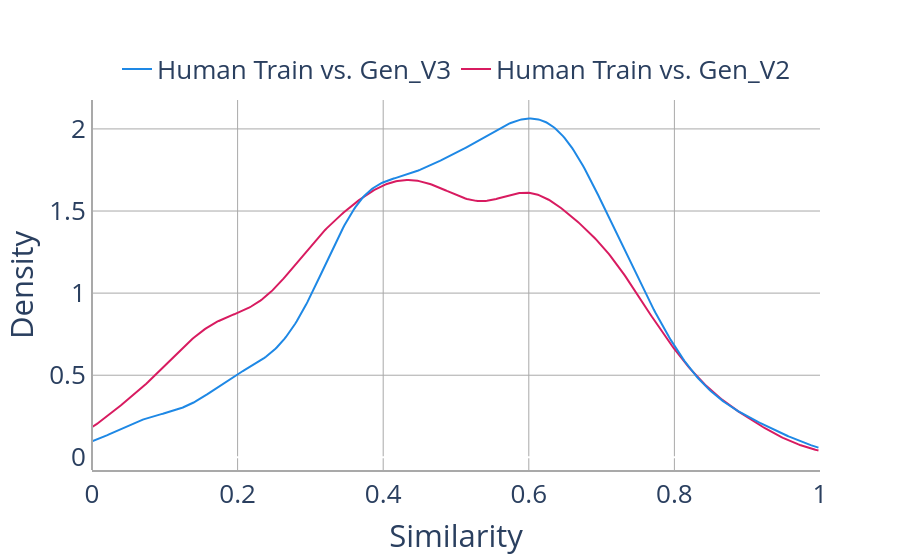

Write notebook code for a chart like this one.
### Code cell
import plotly.express as px

sim_human_train_vs_generated_v2 = between_dataset_similarity(human_data_train, generated_data_train_v2)
sim_human_train_vs_generated_v3 = between_dataset_similarity(human_data_train, generated_data_train_v3)

# fig = px.histogram(df, x="#words", color="source",  histnorm='density', barmode = 'overlay')
# fig.show()

import plotly.figure_factory as ff
colors = ['#D81B60', '#1E88E5', '#004D40']

fig = ff.create_distplot([sim_human_train_vs_generated_v2, sim_human_train_vs_generated_v3], ["Human Train vs. Gen_V2", "Human Train vs. Gen_V3"], 
                        bin_size=1,show_rug=False,show_hist=False,
                        colors=colors)
fig.update_layout(xaxis_title="Similarity", yaxis_title="Density",
                plot_bgcolor='rgba(0,0,0,0)',
                font=dict(size=26),
                legend=dict(
                orientation="h",
                yanchor="bottom",
                y=1.02,
                xanchor="center",
                x=0.5
            ))

fig.update_xaxes(showline=True, linewidth=2, linecolor='darkgrey', gridcolor='darkgrey', range=[0, 1.0])
fig.update_yaxes(showline=True, linewidth=2, linecolor='darkgrey', gridcolor='darkgrey')
fig.show()

fig.write_image('question_similarity.pdf', 'pdf', width=1300, height=600)

### Figure 1 — Plotly figure (JSON) as saved in the notebook; plotly's stock layout.template omitted (floating-point values rounded to 4 significant figures; data arrays with more than 128 entries replaced by an {"elided": "..."} marker saying what was removed)
{"data": [{"legendgroup": "Human Train vs. Gen_V2", "marker": {"color": "#D81B60"}, "mode": "lines", "name": "Human Train vs. Gen_V2", "showlegend": true, "type": "scatter", "x": {"elided": "500 float values"}, "xaxis": "x", "y": {"elided": "500 float values"}, "yaxis": "y"}, {"legendgroup": "Human Train vs. Gen_V3", "marker": {"color": "#1E88E5"}, "mode": "lines", "name": "Human Train vs. Gen_V3", "showlegend": true, "type": "scatter", "x": {"elided": "500 float values"}, "xaxis": "x", "y": {"elided": "500 float values"}, "yaxis": "y"}], "layout": {"barmode": "overlay", "font": {"size": 26}, "hovermode": "closest", "legend": {"orientation": "h", "traceorder": "reversed", "x": 0.5, "xanchor": "center", "y": 1.02, "yanchor": "bottom"}, "plot_bgcolor": "rgba(0,0,0,0)", "xaxis": {"anchor": "y2", "domain": [0, 1], "gridcolor": "darkgrey", "linecolor": "darkgrey", "linewidth": 2, "range": [0, 1], "showline": true, "title": {"text": "Similarity"}, "zeroline": false}, "yaxis": {"anchor": "free", "domain": [0, 1], "gridcolor": "darkgrey", "linecolor": "darkgrey", "linewidth": 2, "position": 0, "showline": true, "title": {"text": "Density"}}}}
